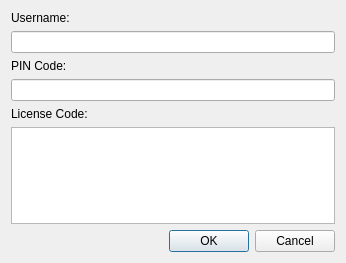
<?xml version="1.0" encoding="UTF-8"?>
<ui version="4.0">
 <class>RegisterDialog</class>
 <widget class="QDialog" name="RegisterDialog">
  <property name="geometry">
   <rect>
    <x>0</x>
    <y>0</y>
    <width>346</width>
    <height>263</height>
   </rect>
  </property>
  <property name="windowTitle">
   <string>Register</string>
  </property>
  <property name="windowIcon">
   <iconset resource="../ainesmile.qrc">
    <normaloff>:/rc/ainesmile.png</normaloff>:/rc/ainesmile.png</iconset>
  </property>
  <layout class="QHBoxLayout" name="horizontalLayout">
   <item>
    <layout class="QVBoxLayout" name="verticalLayout">
     <item>
      <widget class="QLabel" name="label">
       <property name="text">
        <string>Username:</string>
       </property>
      </widget>
     </item>
     <item>
      <widget class="QLineEdit" name="edtUsername"/>
     </item>
     <item>
      <widget class="QLabel" name="label_2">
       <property name="text">
        <string>PIN Code:</string>
       </property>
      </widget>
     </item>
     <item>
      <widget class="QLineEdit" name="edtPinCode">
       <property name="readOnly">
        <bool>true</bool>
       </property>
      </widget>
     </item>
     <item>
      <widget class="QLabel" name="label_3">
       <property name="text">
        <string>License Code:</string>
       </property>
      </widget>
     </item>
     <item>
      <widget class="QPlainTextEdit" name="edtLicenseCode"/>
     </item>
     <item>
      <widget class="QDialogButtonBox" name="buttonBox">
       <property name="orientation">
        <enum>Qt::Horizontal</enum>
       </property>
       <property name="standardButtons">
        <set>QDialogButtonBox::Cancel|QDialogButtonBox::Ok</set>
       </property>
      </widget>
     </item>
    </layout>
   </item>
  </layout>
 </widget>
 <resources>
  <include location="../ainesmile.qrc"/>
 </resources>
 <connections>
  <connection>
   <sender>buttonBox</sender>
   <signal>accepted()</signal>
   <receiver>RegisterDialog</receiver>
   <slot>accept()</slot>
   <hints>
    <hint type="sourcelabel">
     <x>248</x>
     <y>254</y>
    </hint>
    <hint type="destinationlabel">
     <x>157</x>
     <y>274</y>
    </hint>
   </hints>
  </connection>
  <connection>
   <sender>buttonBox</sender>
   <signal>rejected()</signal>
   <receiver>RegisterDialog</receiver>
   <slot>reject()</slot>
   <hints>
    <hint type="sourcelabel">
     <x>316</x>
     <y>260</y>
    </hint>
    <hint type="destinationlabel">
     <x>286</x>
     <y>274</y>
    </hint>
   </hints>
  </connection>
 </connections>
</ui>
